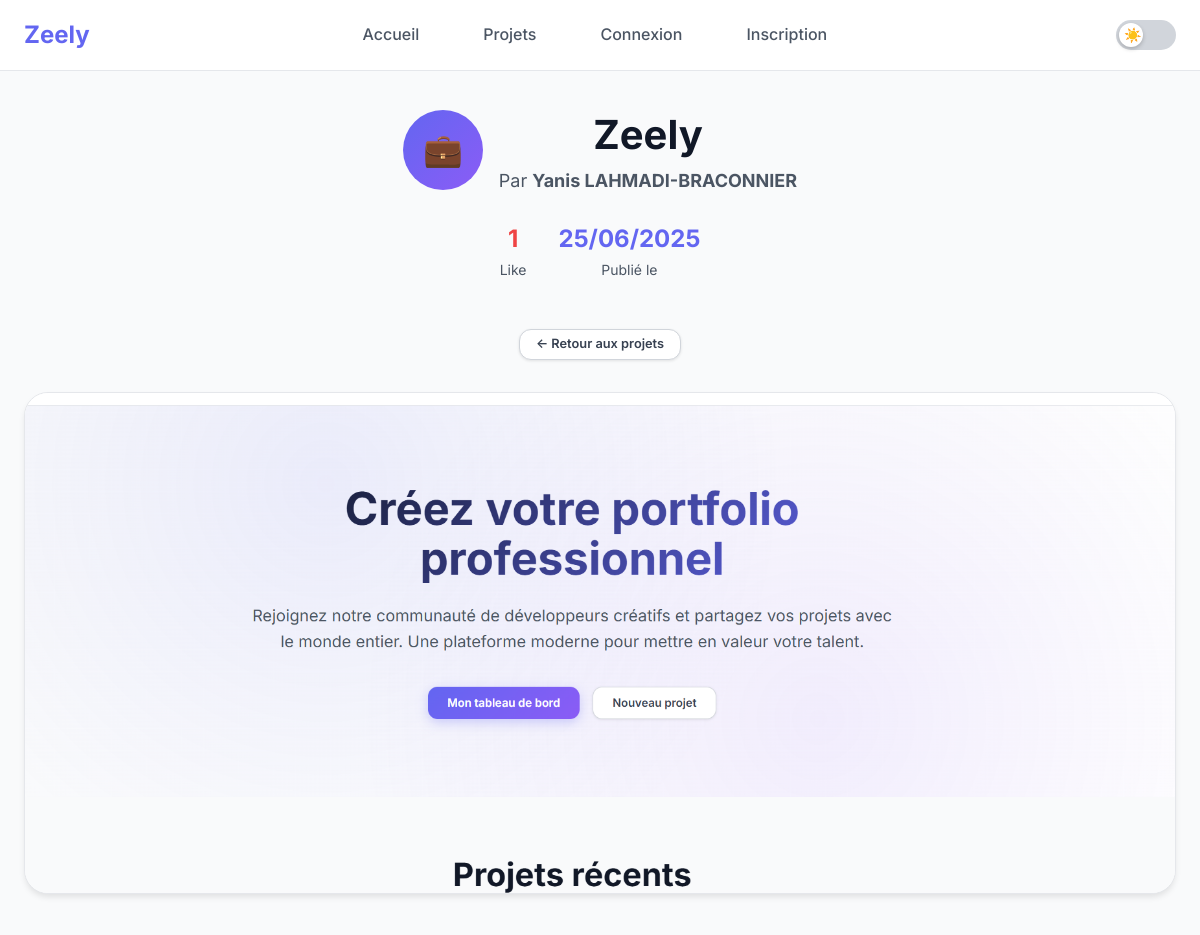
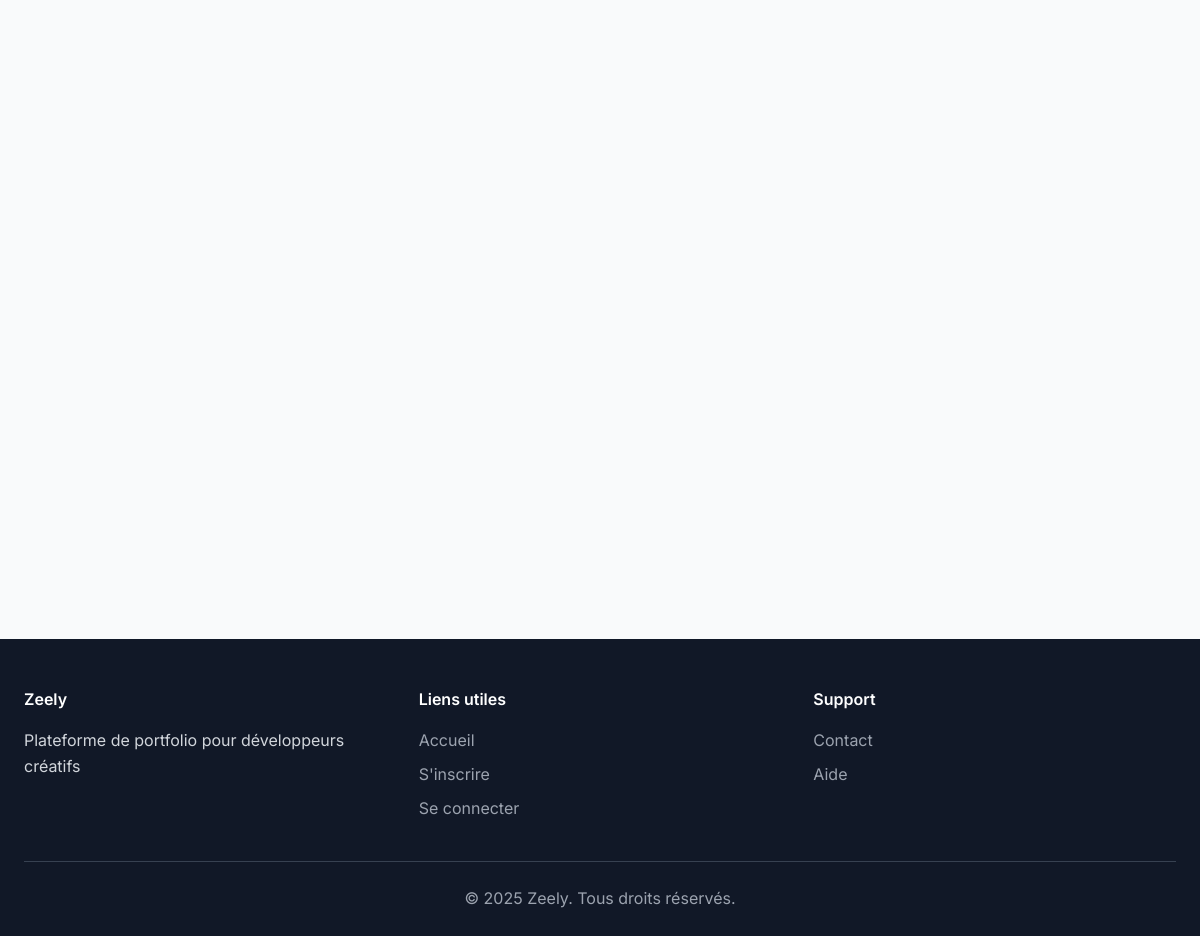
The page /voirprojet.php?id=8 on the database its author committed (2 pictures, top to bottom).
### tables this page shows
CREATE TABLE `projects` (
  `id` int(11) NOT NULL,
  `user_id` int(11) NOT NULL,
  `title` varchar(200) NOT NULL,
  `description` text NOT NULL,
  `image_path` varchar(255) DEFAULT NULL,
  `external_link` varchar(500) DEFAULT NULL,
  `github_link` varchar(500) DEFAULT NULL,
  `technologies` text DEFAULT NULL,
  `status` enum('draft','published','archived') DEFAULT 'draft',
  `featured` tinyint(1) DEFAULT 0,
  `created_at` timestamp NOT NULL DEFAULT current_timestamp(),
  `updated_at` timestamp NOT NULL DEFAULT current_timestamp() ON UPDATE current_timestamp()
);

CREATE TABLE `users` (
  `id` int(11) NOT NULL,
  `username` varchar(50) NOT NULL,
  `email` varchar(100) NOT NULL,
  `password_hash` varchar(255) NOT NULL,
  `first_name` varchar(50) NOT NULL,
  `last_name` varchar(50) NOT NULL,
  `role` enum('user','admin') DEFAULT 'user',
  `profile_image` varchar(255) DEFAULT NULL,
  `bio` text DEFAULT NULL,
  `created_at` timestamp NOT NULL DEFAULT current_timestamp(),
  `updated_at` timestamp NOT NULL DEFAULT current_timestamp() ON UPDATE current_timestamp(),
  `is_active` tinyint(1) DEFAULT 1,
  `reset_token` varchar(255) DEFAULT NULL,
  `reset_token_expires` datetime DEFAULT NULL
);

### config/config.php (called while the page is built, shortened)
<?php
spl_autoload_register(function ($class_name) {
    $directories = ['models/', 'controllers/', 'utils/','config/'];
    foreach ($directories as $directory) {
        $file = $directory . $class_name . '.php';
        if (file_exists($file)) {
            return;
        }
    }
});

### models/Project.php (called while the page is built, shortened)
<?php
class Project {
    private $conn;
    private $table_name = "projects";
    public function __construct($db) {
        $this->conn = $db;
    }
    public function getProjectById($id) {
        $query = "SELECT p.*, u.username, u.first_name, u.last_name
                  FROM " . $this->table_name . " p
                  JOIN users u ON p.user_id = u.id
                  WHERE p.id = :id";
        $stmt = $this->conn->prepare($query);
        $stmt->bindParam(':id', $id);
        $stmt->execute();
        return $stmt->fetch();
    }
}
?>

### models/Like.php (called while the page is built, shortened)
<?php
class Like {
    private $conn;
    private $table_name = "project_likes";
    public function __construct($db) {
        $this->conn = $db;
    }
    public function countByProject($project_id) {
        $query = "SELECT COUNT(*) as total FROM " . $this->table_name . "
                  WHERE project_id = :project_id";
        $stmt = $this->conn->prepare($query);
        $stmt->bindParam(':project_id', $project_id);
        $stmt->execute();
        $result = $stmt->fetch();
        return $result['total'];
    }
}
?>

### voirprojet.php (the view, shortened to what this page needs)
<?php
require_once 'config/config.php';
$database = new Database();
$db = $database->getConnection();
$projectModel = new Project($db);
$likeModel = new Like($db);
$project_id = isset($_GET['id']) ? (int)$_GET['id'] : 0;
$error = '';
$project = $projectModel->getProjectById($project_id);
$like_count = 0;
if ($project) {
    $like_count = $likeModel->countByProject($project_id);
}
?>
<!DOCTYPE html>
<html lang="fr">
<head>
    <link rel="stylesheet" href="assets/css/style.css">
</head>
<body>
    <?php include 'includes/header.php'; ?>
    <main class="dashboard-main">
        <div class="container">
            <?php if ($error): ?>
                <div class="empty-state fade-in-up">
                    <div style="font-size: 4rem; margin-bottom: 1rem;">❌</div>
                    <h3 style="color: var(--error); margin-bottom: 1rem;">Erreur</h3>
                    <p><?php echo htmlspecialchars($error); ?></p>
                    <a href="viewprojects.php" class="btn btn-primary" style="margin-top: 1.5rem;">
                        ← Retour aux projets
                    </a>
                </div>
            <?php else: ?>
                <div class="dashboard-header fade-in-up">
                    <div style="display: flex; align-items: center; justify-content: center; gap: 1rem; margin-bottom: 1rem;">
                        <div style="width: 80px; height: 80px; background: linear-gradient(135deg, var(--primary), var(--secondary)); border-radius: 50%; display: flex; align-items: center; justify-content: center; font-size: 2rem; position: relative;">
                            💼
                        </div>
                        <div style="text-align: center;">
                            <h1 style="margin: 0;"><?php echo htmlspecialchars($project['title']); ?></h1>
                            <p style="margin: 0; color: var(--gray-600);">
                                Par <strong><?php echo htmlspecialchars($project['first_name'] . ' ' . $project['last_name']); ?></strong>
                            </p>
                        </div>
                    </div>
                    <div style="display: flex; justify-content: center; gap: 2rem; margin-top: 1.5rem;">
                        <div style="text-align: center;">
                            <div style="font-size: 1.5rem; font-weight: 700; color: var(--error);"><?php echo $like_count; ?></div>
                            <div style="font-size: 0.875rem; color: var(--gray-600);">Like<?php echo $like_count > 1 ? 's' : ''; ?></div>
                        </div>
                        <div style="text-align: center;">
                            <div style="font-size: 1.5rem; font-weight: 700; color: var(--primary);">
                                <?php echo date('d/m/Y', strtotime($project['created_at'])); ?>
                            </div>
                            <div style="font-size: 0.875rem; color: var(--gray-600);">Publié le</div>
                        </div>
                    </div>
                </div>
                <div style="margin-bottom: 2rem; text-align: center;">
                    <a href="viewprojects.php" class="btn btn-secondary btn-sm">
                        ← Retour aux projets
                    </a>
                </div>
                <?php if ($project['image_path']): ?>
                    <div class="dashboard-card fade-in-up" style="animation-delay: 0.1s; padding: 0; overflow: hidden;">
                        <img src="<?php echo htmlspecialchars($project['image_path']); ?>"
                             alt="<?php echo htmlspecialchars($project['title']); ?>"
                             style="width: 100%; height: auto; display: block; max-height: 500px; object-fit: cover;">
                    </div>
                <?php endif; ?>
            <?php endif; ?>
        </div>
    </main>
    <?php include 'includes/footer.php'; ?>
</body>
</html>

### assets/css/style.css (style rules this page uses)
:root { --primary: #6366f1; --primary-dark: #4f46e5; --secondary: #8b5cf6; --accent: #06b6d4; --success: #10b981; --warning: #f59e0b; --error: #ef4444; --gray-50: #f9fafb; --gray-100: #f3f4f6; --gray-200: #e5e7eb; --gray-300: #d1d5db; --gray-400: #9ca3af; --gray-500: #6b7280; --gray-600: #4b5563; --gray-700: #374151; --gray-800: #1f2937; --gray-900: #111827; --white: #ffffff; --black: #000000; }
* { margin: 0; padding: 0; box-sizing: border-box; }
body { font-family: 'Inter', -apple-system, BlinkMacSystemFont, 'Segoe UI', Roboto, sans-serif; line-height: 1.6; color: var(--gray-800); background: var(--gray-50); font-size: 16px; -webkit-font-smoothing: antialiased; -moz-osx-font-smoothing: grayscale; transition: background-color 0.3s ease, color 0.3s ease; }
.container { max-width: 1200px; margin: 0 auto; padding: 0 1.5rem; }
.btn { display: inline-flex; align-items: center; justify-content: center; padding: 0.75rem 1.5rem; border: none; border-radius: 0.75rem; font-weight: 600; text-decoration: none; cursor: pointer; transition: all 0.2s cubic-bezier(0.4, 0, 0.2, 1); font-size: 0.875rem; line-height: 1; position: relative; overflow: hidden; }
.btn::before { content: ''; position: absolute; top: 0; left: -100%; width: 100%; height: 100%; background: linear-gradient(90deg, transparent, rgba(255,255,255,0.2), transparent); transition: left 0.5s; }
.btn-secondary { background: var(--white); color: var(--gray-700); border: 1px solid var(--gray-300); box-shadow: 0 1px 3px 0 rgba(0, 0, 0, 0.1); }
.btn-sm { padding: 0.5rem 1rem; font-size: 0.8rem; }
.dashboard-main { padding: 2rem 0; min-height: calc(100vh - 200px); }
.dashboard-header { margin-bottom: 3rem; text-align: center; }
.dashboard-header h1 { font-size: 2.5rem; font-weight: 700; color: var(--gray-900); margin-bottom: 0.5rem; }
.dashboard-header p { font-size: 1.125rem; color: var(--gray-600); }
.dashboard-card { background: var(--white); padding: 2rem; border-radius: 1.5rem; box-shadow: 0 4px 6px -1px rgba(0, 0, 0, 0.1); border: 1px solid var(--gray-200); transition: all 0.3s ease; }
.fade-in-up { animation: fadeInUp 0.6s ease-out; }
html { scroll-behavior: smooth; }
* { transition: background-color 0.3s ease, color 0.3s ease, border-color 0.3s ease; }

### rows shown on the page
projects: title "Zeely", user.last_name "Yanis LAHMADI-BRACONNIER", created_at "25/06/2025", image_path (picture)

### other values the page prints
APP_NAME "Zeely"
$like_count "1"
